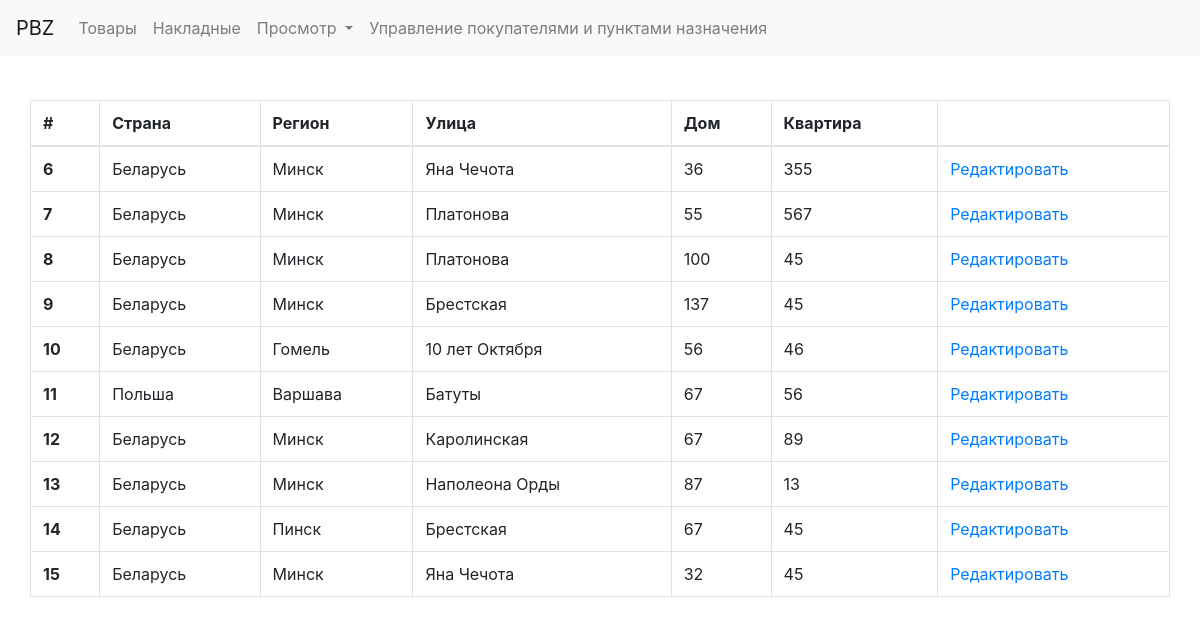
Page /edit_destination_page on the committed database.
### PBZ/models.py (models this page shows)
class Destination(models.Model):
    country = models.CharField(max_length=100)
    region_name = models.CharField(max_length=100)
    street = models.CharField(max_length=100)
    house_number = models.IntegerField()
    flat_number = models.IntegerField()

### PBZ/views.py (the view)
# urls.py: path('edit_destination_page', views.destination_edit_page, name='edit_destination_page'),
def destination_edit_page(request):
    context = {}
    context['destination'] = Destination.objects.all()
    return render(request, 'edit_page_destination.html', context)

### PBZ/templates/edit_page_destination.html
{% extends 'common.html' %}
{% block content %}
    <body class="container-fluid"
          style="background-image: url('http://wp.widewallpapers.ru/2k/cities/new-york/1920x1200/New-York-1920x1200-128.jpg'); background-repeat: no-repeat; background-size: cover; background-position: center center;">
    <div class="container-fluid" style="background-color: white">
        <table class="table table-bordered">
            <thead>
            <tr>
                <th>#</th>
                <th>Страна</th>
                <th>Регион</th>
                <th>Улица</th>
                <th>Дом</th>
                <th>Квартира</th>
                <th></th>
            </tr>
            </thead>
            <tbody>
                {% for item in destination %}
                    <tr>
                    <th scope="row">{{ item.id }}</th>
                    <td>{{ item.country }}</td>
                    <td>{{ item.region_name }}</td>
                    <td>{{ item.street  }}</td>
                        <td>{{ item.house_number}}</td>
                    <td>{{ item.flat_number }}</td>
                    <td><a href="{% url 'edit_destination' item.id %}">Редактировать</a></td>
                    </tr>
                {% endfor %}
            </tbody>
        </table>
    </div>
    </body>
{% endblock %}

### PBZ/templates/common.html (style rules this page uses)
body { padding-top: 100px; }

### rows in the picture
Destination: id "6", country "Беларусь", region_name "Минск", street "Яна Чечота", house_number "36", flat_number "355"
Destination: id "7", country "Беларусь", region_name "Минск", street "Платонова", house_number "55", flat_number "567"
Destination: id "8", country "Беларусь", region_name "Минск", street "Платонова", house_number "100", flat_number "45"
Destination: id "9", country "Беларусь", region_name "Минск", street "Брестская", house_number "137", flat_number "45"
Destination: id "10", country "Беларусь", region_name "Гомель", street "10 лет Октября", house_number "56", flat_number "46"
Destination: id "11", country "Польша", region_name "Варшава", street "Батуты", house_number "67", flat_number "56"
Destination: id "12", country "Беларусь", region_name "Минск", street "Каролинская", house_number "67", flat_number "89"
Destination: id "13", country "Беларусь", region_name "Минск", street "Наполеона Орды", house_number "87", flat_number "13"
Destination: id "14", country "Беларусь", region_name "Пинск", street "Брестская", house_number "67", flat_number "45"
Destination: id "15", country "Беларусь", region_name "Минск", street "Яна Чечота", house_number "32", flat_number "45"
